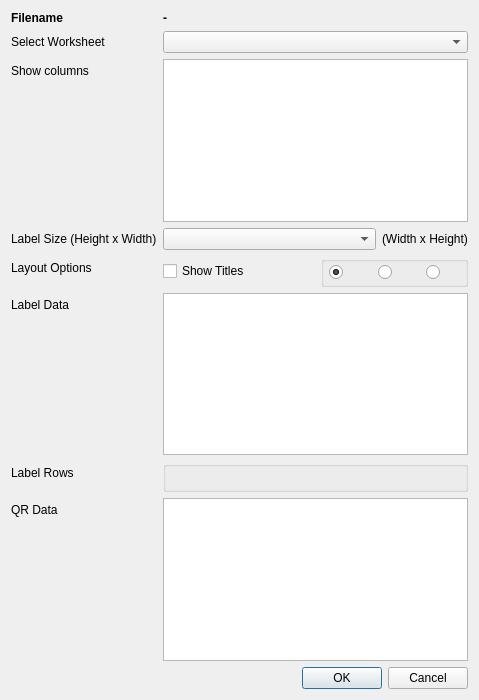
<?xml version="1.0" encoding="UTF-8"?>
<ui version="4.0">
 <class>ExcelDialog</class>
 <widget class="QDialog" name="ExcelDialog">
  <property name="geometry">
   <rect>
    <x>0</x>
    <y>0</y>
    <width>479</width>
    <height>700</height>
   </rect>
  </property>
  <property name="windowTitle">
   <string>Excel Settings</string>
  </property>
  <layout class="QGridLayout" name="gridLayout">
   <item row="0" column="0">
    <layout class="QFormLayout" name="formLayout">
     <item row="0" column="0">
      <widget class="QLabel" name="filename_label">
       <property name="font">
        <font>
         <family>Helvetica Neue</family>
         <bold>true</bold>
        </font>
       </property>
       <property name="text">
        <string>Filename</string>
       </property>
      </widget>
     </item>
     <item row="0" column="1">
      <widget class="QLabel" name="file_chosen_label">
       <property name="font">
        <font>
         <family>Helvetica Neue</family>
         <bold>true</bold>
        </font>
       </property>
       <property name="text">
        <string>-</string>
       </property>
      </widget>
     </item>
     <item row="1" column="0">
      <widget class="QLabel" name="select_worksheet_label">
       <property name="font">
        <font>
         <family>Helvetica Neue</family>
        </font>
       </property>
       <property name="text">
        <string>Select Worksheet</string>
       </property>
      </widget>
     </item>
     <item row="1" column="1">
      <widget class="QComboBox" name="select_worksheet_combobox">
       <property name="font">
        <font>
         <family>Helvetica Neue</family>
        </font>
       </property>
      </widget>
     </item>
     <item row="4" column="0">
      <widget class="QLabel" name="show_columns_label">
       <property name="font">
        <font>
         <family>Helvetica Neue</family>
        </font>
       </property>
       <property name="text">
        <string>Show columns</string>
       </property>
      </widget>
     </item>
     <item row="4" column="1">
      <widget class="QListWidget" name="show_columns_list">
       <property name="font">
        <font>
         <family>Helvetica Neue</family>
        </font>
       </property>
       <property name="editTriggers">
        <set>QAbstractItemView::NoEditTriggers</set>
       </property>
      </widget>
     </item>
     <item row="5" column="0">
      <widget class="QLabel" name="label_size_label">
       <property name="text">
        <string>Label Size (Height x Width)</string>
       </property>
      </widget>
     </item>
     <item row="5" column="1">
      <layout class="QHBoxLayout" name="label_size_layout">
       <item>
        <widget class="QComboBox" name="size_combobox">
         <property name="sizePolicy">
          <sizepolicy hsizetype="Expanding" vsizetype="Fixed">
           <horstretch>0</horstretch>
           <verstretch>0</verstretch>
          </sizepolicy>
         </property>
         <property name="sizeAdjustPolicy">
          <enum>QComboBox::AdjustToContents</enum>
         </property>
         <property name="minimumContentsLength">
          <number>5</number>
         </property>
        </widget>
       </item>
       <item>
        <widget class="QLabel" name="wxh_label">
         <property name="text">
          <string>(Width x Height)</string>
         </property>
        </widget>
       </item>
      </layout>
     </item>
     <item row="6" column="0">
      <widget class="QLabel" name="layout_options_label">
       <property name="text">
        <string>Layout Options</string>
       </property>
      </widget>
     </item>
     <item row="7" column="0">
      <widget class="QLabel" name="label_data_label">
       <property name="font">
        <font>
         <family>Helvetica Neue</family>
        </font>
       </property>
       <property name="text">
        <string>Label Data</string>
       </property>
      </widget>
     </item>
     <item row="7" column="1">
      <widget class="QListWidget" name="label_data_list">
       <property name="font">
        <font>
         <family>Helvetica Neue</family>
        </font>
       </property>
       <property name="editTriggers">
        <set>QAbstractItemView::NoEditTriggers</set>
       </property>
       <property name="dragEnabled">
        <bool>true</bool>
       </property>
       <property name="dragDropMode">
        <enum>QAbstractItemView::InternalMove</enum>
       </property>
       <property name="defaultDropAction">
        <enum>Qt::MoveAction</enum>
       </property>
      </widget>
     </item>
     <item row="8" column="0">
      <widget class="QLabel" name="label_rows_label">
       <property name="font">
        <font>
         <family>Helvetica Neue</family>
        </font>
       </property>
       <property name="text">
        <string>Label Rows</string>
       </property>
      </widget>
     </item>
     <item row="8" column="1">
      <widget class="QGroupBox" name="label_rows_groupbox">
       <property name="enabled">
        <bool>true</bool>
       </property>
       <property name="sizePolicy">
        <sizepolicy hsizetype="Preferred" vsizetype="Preferred">
         <horstretch>0</horstretch>
         <verstretch>0</verstretch>
        </sizepolicy>
       </property>
       <property name="title">
        <string/>
       </property>
       <layout class="QHBoxLayout" name="horizontalLayout_3">
        <property name="leftMargin">
         <number>10</number>
        </property>
        <property name="topMargin">
         <number>10</number>
        </property>
        <property name="rightMargin">
         <number>10</number>
        </property>
        <property name="bottomMargin">
         <number>10</number>
        </property>
        <item>
         <layout class="QVBoxLayout" name="label_rows_v_layout"/>
        </item>
       </layout>
      </widget>
     </item>
     <item row="9" column="0">
      <widget class="QLabel" name="qr_data_label">
       <property name="font">
        <font>
         <family>Helvetica Neue</family>
        </font>
       </property>
       <property name="text">
        <string>QR Data</string>
       </property>
      </widget>
     </item>
     <item row="9" column="1">
      <widget class="QListWidget" name="qr_data_list">
       <property name="font">
        <font>
         <family>Helvetica Neue</family>
        </font>
       </property>
       <property name="editTriggers">
        <set>QAbstractItemView::NoEditTriggers</set>
       </property>
      </widget>
     </item>
     <item row="6" column="1">
      <layout class="QHBoxLayout" name="layout_options_layout">
       <property name="spacing">
        <number>10</number>
       </property>
       <item>
        <widget class="QCheckBox" name="show_titles_checkbox">
         <property name="text">
          <string>Show Titles</string>
         </property>
        </widget>
       </item>
       <item>
        <widget class="QGroupBox" name="alignment_groupbox">
         <property name="title">
          <string/>
         </property>
         <layout class="QHBoxLayout" name="alignment_layout">
          <property name="spacing">
           <number>10</number>
          </property>
          <property name="leftMargin">
           <number>5</number>
          </property>
          <property name="topMargin">
           <number>0</number>
          </property>
          <property name="rightMargin">
           <number>0</number>
          </property>
          <property name="bottomMargin">
           <number>0</number>
          </property>
          <item>
           <widget class="QRadioButton" name="left_align_button">
            <property name="text">
             <string/>
            </property>
            <property name="icon">
             <iconset theme="document-properties">
              <normalon>:/resources/icons/grey_left_align.png</normalon>
             </iconset>
            </property>
            <property name="checkable">
             <bool>true</bool>
            </property>
            <property name="checked">
             <bool>true</bool>
            </property>
           </widget>
          </item>
          <item>
           <widget class="QRadioButton" name="center_align_button">
            <property name="text">
             <string/>
            </property>
            <property name="icon">
             <iconset theme="document-properties">
              <normalon>:/resources/icons/grey_center_align.png</normalon>
             </iconset>
            </property>
           </widget>
          </item>
          <item>
           <widget class="QRadioButton" name="right_align_button">
            <property name="text">
             <string/>
            </property>
            <property name="icon">
             <iconset theme="document-properties">
              <normalon>:/resources/icons/grey_right_align.png</normalon>
             </iconset>
            </property>
            <property name="iconSize">
             <size>
              <width>16</width>
              <height>16</height>
             </size>
            </property>
           </widget>
          </item>
         </layout>
        </widget>
       </item>
      </layout>
     </item>
    </layout>
   </item>
   <item row="1" column="0">
    <widget class="QDialogButtonBox" name="buttonBox">
     <property name="orientation">
      <enum>Qt::Horizontal</enum>
     </property>
     <property name="standardButtons">
      <set>QDialogButtonBox::Cancel|QDialogButtonBox::Ok</set>
     </property>
    </widget>
   </item>
  </layout>
 </widget>
 <resources>
  <include location="../resources.qrc"/>
 </resources>
 <connections>
  <connection>
   <sender>buttonBox</sender>
   <signal>accepted()</signal>
   <receiver>ExcelDialog</receiver>
   <slot>accept()</slot>
   <hints>
    <hint type="sourcelabel">
     <x>248</x>
     <y>254</y>
    </hint>
    <hint type="destinationlabel">
     <x>157</x>
     <y>274</y>
    </hint>
   </hints>
  </connection>
  <connection>
   <sender>buttonBox</sender>
   <signal>rejected()</signal>
   <receiver>ExcelDialog</receiver>
   <slot>reject()</slot>
   <hints>
    <hint type="sourcelabel">
     <x>316</x>
     <y>260</y>
    </hint>
    <hint type="destinationlabel">
     <x>286</x>
     <y>274</y>
    </hint>
   </hints>
  </connection>
 </connections>
</ui>
